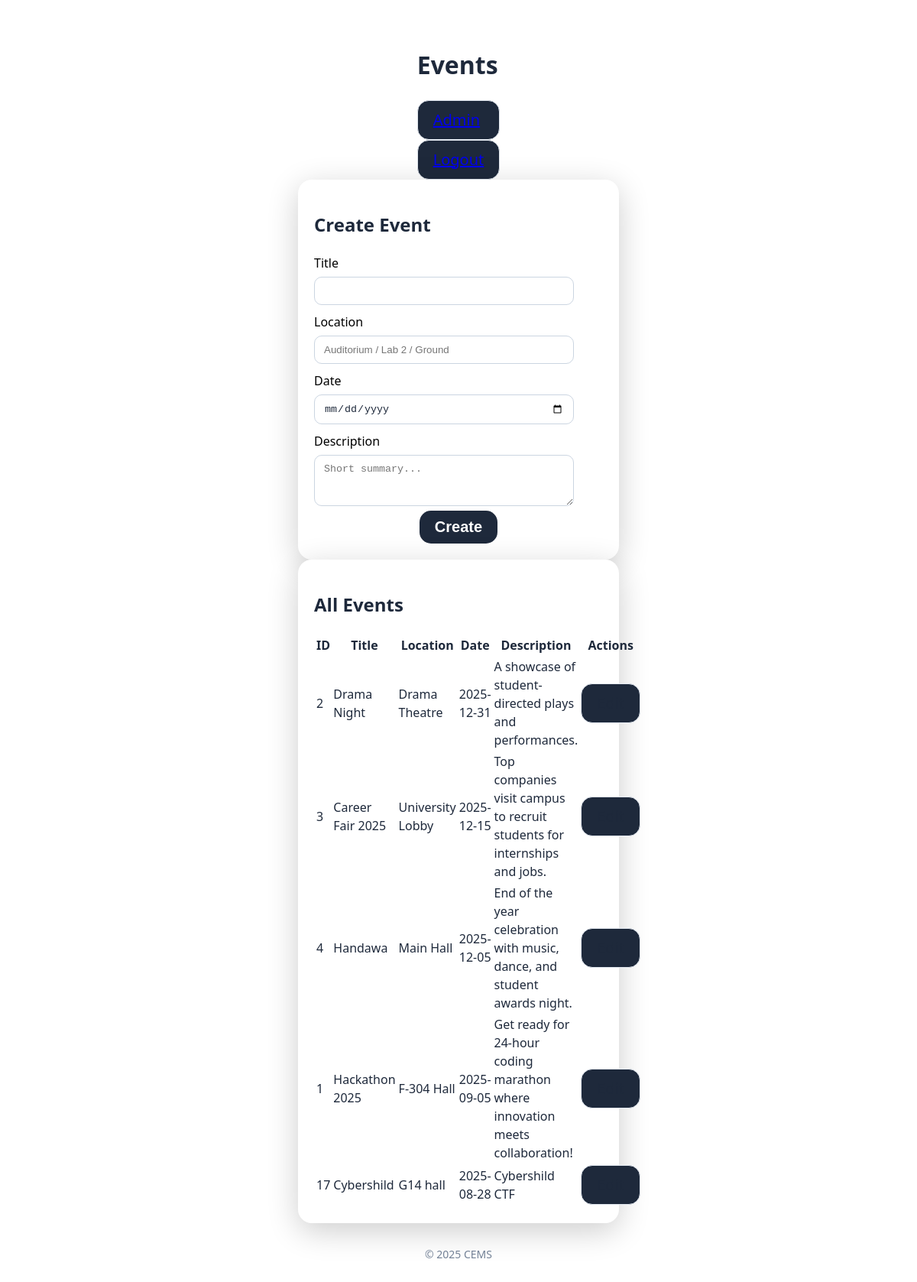
/events.php (signed in), run on the app's committed database.
### tables this page shows
CREATE TABLE `events` (
  `id` int(11) NOT NULL,
  `title` varchar(200) NOT NULL,
  `location` varchar(120) DEFAULT '',
  `event_date` date NOT NULL,
  `description` text DEFAULT NULL,
  `type` varchar(100) NOT NULL
);

### events.php (the view, shortened to what this page needs)
<?php
require_once 'config.php';
$events = [];
$res = $conn->query("SELECT * FROM events ORDER BY event_date DESC");
if ($res) { while ($row = $res->fetch_assoc()) { $events[] = $row; } }
?>
<!DOCTYPE html>
<html>
<head>
  <link rel="stylesheet" href="assets/style.css">
</head>
<body>
<div class="container">
  <div class="header">
    <div class="brand"><div class="logo"></div><h1>Events</h1></div>
    <div class="nav">
      <a class="btn" href="admin.php">Admin</a>
      <a class="btn btn-danger" href="logout.php">Logout</a>
    </div>
  </div>
  <div class="card">
    <h2>Create Event</h2>
    <form method="post" class="grid grid-2">
      <div>
        <label>Title</label>
        <input name="title" required />
      </div>
      <div>
        <label>Location</label>
        <input name="location" placeholder="Auditorium / Lab 2 / Ground" />
      </div>
      <div>
        <label>Date</label>
        <input type="date" name="event_date" required />
      </div>
      <div>
        <label>Description</label>
        <textarea name="description" rows="3" placeholder="Short summary..."></textarea>
      </div>
      <div>
        <button class="btn btn-primary" type="submit">Create</button>
      </div>
    </form>
  </div>
  <div class="card">
    <h2>All Events</h2>
    <table>
      <tr><th>ID</th><th>Title</th><th>Location</th><th>Date</th><th>Description</th><th>Actions</th></tr>
      <?php foreach ($events as $e): ?>
      <tr>
        <td><?php echo (int)$e['id']; ?></td>
        <td><?php echo htmlspecialchars($e['title']); ?></td>
        <td><?php echo htmlspecialchars($e['location']); ?></td>
        <td><?php echo htmlspecialchars($e['event_date']); ?></td>
        <td><?php echo nl2br(htmlspecialchars($e['description'])); ?></td>
        <td>
          <details>
            <summary class="btn">Edit</summary>
          </details>
        </td>
      </tr>
      <?php endforeach; ?>
    </table>
  </div>
  <div class="footer">© 2025 CEMS</div>
</div>
</body>
</html>

### styles/style.css (style rules this page uses)
:root { --bg: #f8fafc; --card: rgba(255, 255, 255, 0.25); --muted: #64748b; --text: #1e293b; --accent: #0ea5e9; --accent2: #6366f1; --danger: #dc2626; --ok: #16a34a; }
* { box-sizing: border-box; }
html, body { margin: 0; padding: 0; background: url("../img/loginbg.jpg") no-repeat center center fixed; background-size: cover; color: var(--text); font: 16px/1.5 system-ui, Segoe UI, Roboto, Helvetica, Arial, sans-serif; min-height: 100%; }
.container { max-width: 100%; margin: 40px auto; padding: 0px; display: flex; flex-direction: column; align-items: center; }
.card { background-color: white; border: 1px solid rgba(255, 255, 255, 0.3); border-radius: 18px; padding: 20px; box-shadow: 0 10px 40px rgba(0, 0, 0, 0.2); width: 35%; }
.btn { display: block; padding: 10px 20px; border: 1px solid #e2e8f0; border-radius: 15px; transition: .2s; background: #1e293b !important; margin: auto; font-size: 20px; }
.btn-primary { background: linear-gradient(135deg, var(--accent), var(--accent2)); color: white; border: none; font-weight: 600; }
input, select, textarea { width: 90%; padding: 10px 12px; border-radius: 10px; border: 1px solid #cbd5e1; background: rgba(255,255,255,0.8); color: var(--text); outline: none; }
label { display: block; margin: 10px 0 6px; color: black; }
.footer { margin-top: 30px; color: var(--muted); font-size: 14px; text-align: center; opacity: .9; }

### data on the page
events: id "2", title "Drama Night", location "Drama Theatre", event_date "2025-12-31", description "A showcase of student-directed plays and performances."
events: id "3", title "Career Fair 2025", location "University Lobby", event_date "2025-12-15", description "Top companies visit campus to recruit students for internships and jobs."
events: id "4", title "Handawa", location "Main Hall", event_date "2025-12-05", description "End of the year celebration with music, dance, and student awards night."
events: id "1", title "Hackathon 2025", location "F-304 Hall", event_date "2025-09-05", description "Get ready for 24-hour coding marathon where innovation meets collaboration!"
events: id "17", title "Cybershild", location "G14 hall", event_date "2025-08-28", description "Cybershild CTF"
